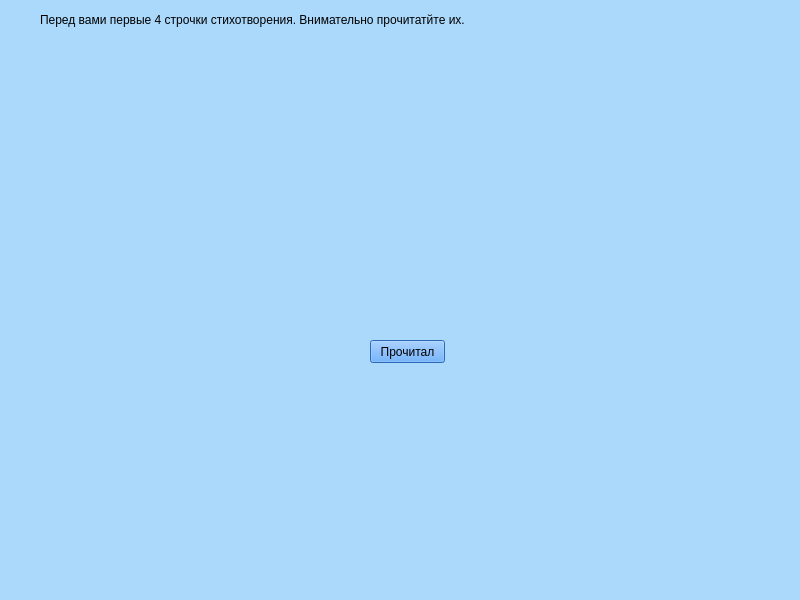
<?xml version="1.0" encoding="UTF-8"?>
<ui version="4.0">
 <class>SecondWindow2</class>
 <widget class="QMainWindow" name="SecondWindow">
  <property name="geometry">
   <rect>
    <x>0</x>
    <y>0</y>
    <width>800</width>
    <height>600</height>
   </rect>
  </property>
  <property name="windowTitle">
   <string>MainWindow</string>
  </property>
  <property name="styleSheet">
   <string notr="true">background-color: rgb(171, 217, 252);</string>
  </property>
  <widget class="QWidget" name="centralwidget">
   <widget class="QLabel" name="task_1">
    <property name="geometry">
     <rect>
      <x>40</x>
      <y>10</y>
      <width>751</width>
      <height>20</height>
     </rect>
    </property>
    <property name="styleSheet">
     <string notr="true">font: 15pt &quot;MS Shell Dlg 2&quot;;</string>
    </property>
    <property name="text">
     <string>Перед вами первые 4 строчки стихотворения. Внимательно прочитатйте их.</string>
    </property>
   </widget>
   <widget class="QLabel" name="four_string_original">
    <property name="geometry">
     <rect>
      <x>50</x>
      <y>40</y>
      <width>701</width>
      <height>261</height>
     </rect>
    </property>
    <property name="text">
     <string/>
    </property>
   </widget>
   <widget class="QPushButton" name="ready_read">
    <property name="geometry">
     <rect>
      <x>370</x>
      <y>340</y>
      <width>75</width>
      <height>23</height>
     </rect>
    </property>
    <property name="styleSheet">
     <string notr="true">background-color: rgb(62, 149, 255);</string>
    </property>
    <property name="text">
     <string>Прочитал</string>
    </property>
   </widget>
  </widget>
  <widget class="QMenuBar" name="menubar">
   <property name="geometry">
    <rect>
     <x>0</x>
     <y>0</y>
     <width>800</width>
     <height>21</height>
    </rect>
   </property>
  </widget>
  <widget class="QStatusBar" name="statusbar"/>
 </widget>
 <resources/>
 <connections/>
</ui>
